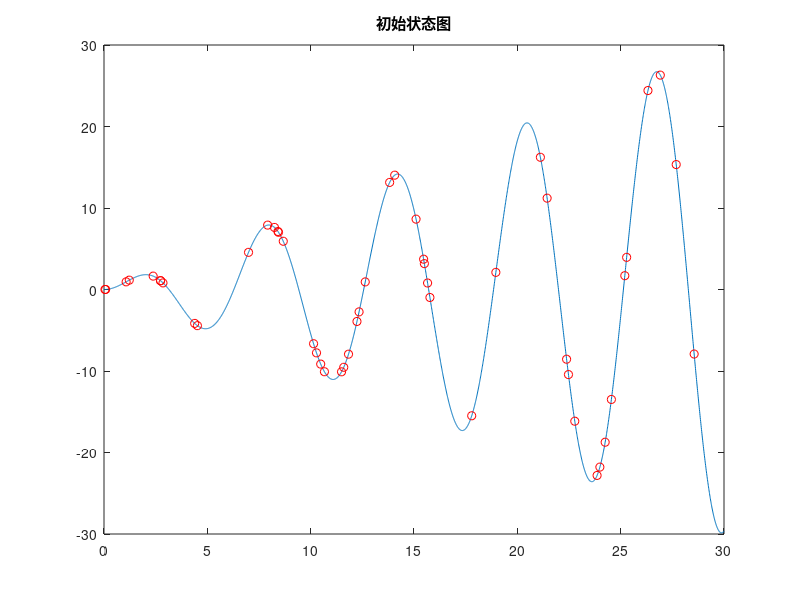
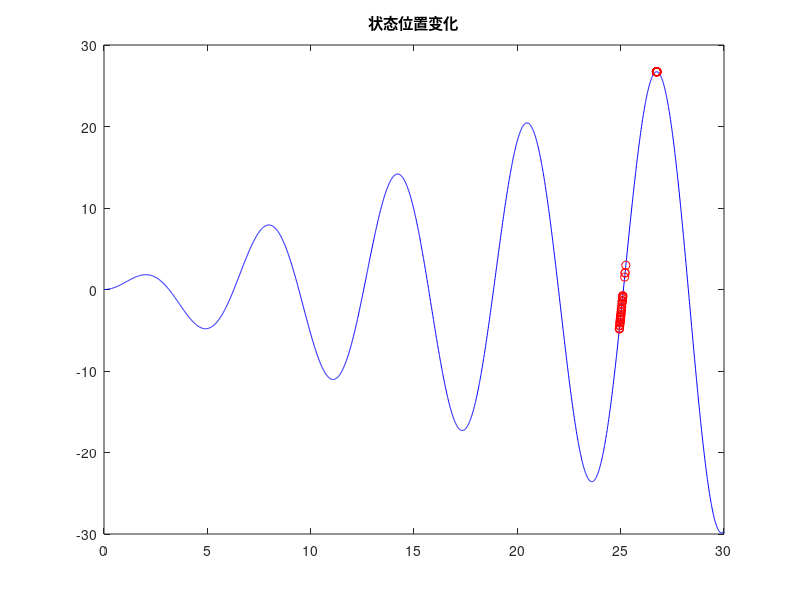
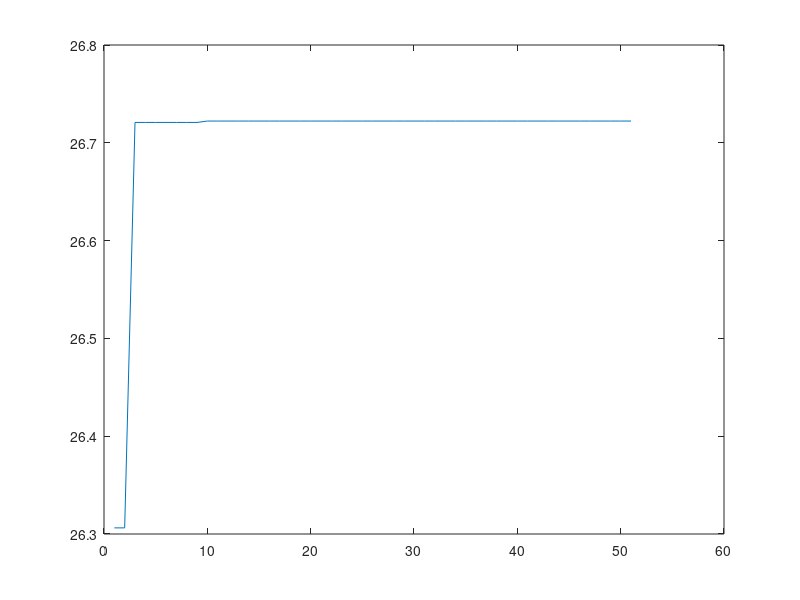
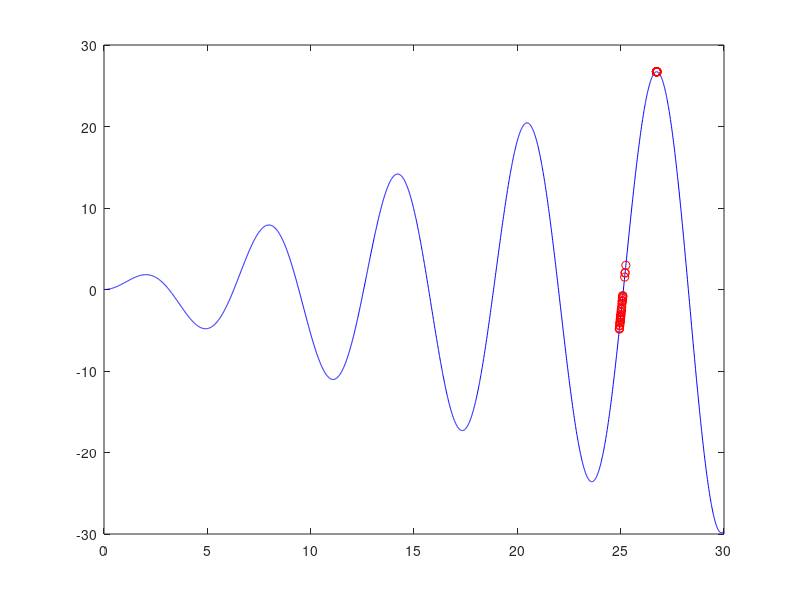

MATLAB code for these plots, in order:
%求目标函数的最大值
%测试基本完成
%程序初始化
clc
clear
close all

%%第1步，算法参数初始化
f=@(t) t.*sin(t);               %目标函数（性能指标）
t=0:0.01:30;
figure(1)
plot(t,f(t))
N = 50;                         %初始种群个数
d = 1;                          %空间维数（粒子的维度）
ger = 100;                      %最大迭代次数
xlimit = [0, 30];               %设置位置参数限制
vlimit = [-1, 1];               %设置速度限制
w = 0.8;                        %惯性权重
c1 = 0.5;                       %可信度因子1
c2 = 0.5;                       %可信度因子2
precision=0.0001;               %允许的精度误差
for i = 1:d
    x = xlimit(i, 1) + (xlimit(i, 2) - xlimit(i, 1)) * rand(N, d);%初始种群的位置
end
v = rand(N, d);                  % 初始种群的速度
Pbest = x;                          % 每个个体的历史最佳位置
Pbest_fit = zeros(N, 1);               % 每个个体的历史最佳适应度
for i = 1:N
    Pbest_fit(i) = f(x(i));        %初始种群每个粒子的适应度
end
Gbest = zeros(1, d);                % 种群的历史最佳位置
Gbest_fit = -inf;                      % 种群历史最佳适应度
hold on
plot(Pbest, f(Pbest), 'ro');
title('初始状态图');
figure(2)

%%开始迭代
iter = 1;
max_record = zeros(ger, 1);          % 记录每次迭代的最大值
while iter <= ger

    Gbestold=Gbest;
    %第2步， 计算每个粒子当前适应度
    fitness = f(x) ;
     %第3步，更新局部最优粒子和全局最优粒子，以及对应的适应度
     for i = 1:N
        if Pbest_fit(i) < fitness(i)
            Pbest_fit(i) = fitness(i);     % 更新个体历史最佳适应度
            Pbest(i,:) = x(i,:);   % 更新个体历史最佳位置
        end
     end
    if Gbest_fit < max(Pbest_fit)
        [Gbest_fit, nmax] = max(Pbest_fit);   % 更新群体历史最佳适应度
        Gbest = Pbest(nmax, :);      % 更新群体历史最佳位置
    end
    %第4步，速度更新和位置更新
    v = v * w + c1 * rand * (Pbest - x) + c2 * rand * (repmat(Gbest, N, 1) - x);% 速度更新
    v(v > vlimit(2)) = vlimit(2);% 速度边界速度处理
    v(v < vlimit(1)) = vlimit(1);

    x = x + v; % 位置更新
    x(x > xlimit(2)) = xlimit(2);% 位置边界处理
    x(x < xlimit(1)) = xlimit(1);
    %最大值记录
    max_record(iter) = Gbest_fit;
    x0 = 0 : 0.01 : 30;
    plot(x0, f(x0), 'b-', x, f(x), 'ro');title('状态位置变化')
    pause(0.1)


    %第5步，这里的判断加上外循环，判断迭代是否结束。满足收敛精度，同样可以终止迭代
    if(iter>50)
        if(abs(max_record(iter)-max_record(iter-1))<precision)&&(abs(Gbest-Gbestold)<precision)
            break
        end
    end
    iter = iter+1;



end
%最大值的收敛过程
figure(3);
plot(max_record(1:iter));
x0 = 0 : 0.01 : 30;
%粒子的收敛过程
figure(4);
plot(x0, f(x0), 'b-', x, f(x), 'ro'); 
